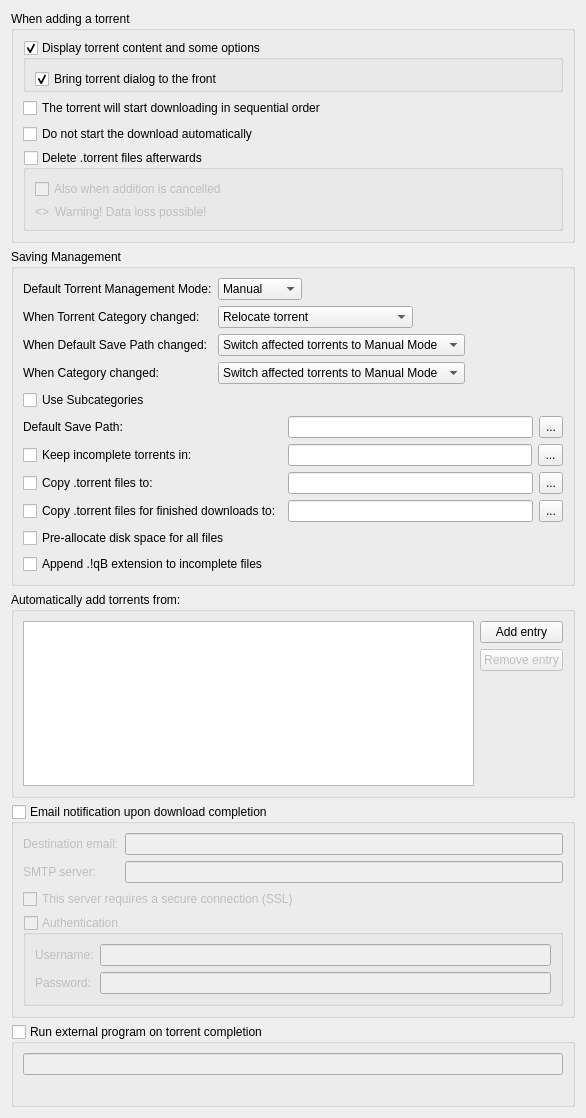
          <widget class="QWidget" name="scrollAreaWidgetContents_2">
           <property name="geometry">
            <rect>
             <x>0</x>
             <y>0</y>
             <width>586</width>
             <height>1118</height>
            </rect>
           </property>
           <layout class="QVBoxLayout" name="verticalLayout">
            <item>
             <widget class="QGroupBox" name="torrentAdditionBox">
              <property name="title">
               <string>When adding a torrent</string>
              </property>
              <layout class="QVBoxLayout" name="torrentAdditionBoxLayout">
               <item>
                <widget class="QGroupBox" name="checkAdditionDialog">
                 <property name="title">
                  <string>Display torrent content and some options</string>
                 </property>
                 <property name="checkable">
                  <bool>true</bool>
                 </property>
                 <layout class="QVBoxLayout" name="verticalLayout_18">
                  <property name="bottomMargin">
                   <number>0</number>
                  </property>
                  <item>
                   <widget class="QCheckBox" name="checkAdditionDialogFront">
                    <property name="text">
                     <string>Bring torrent dialog to the front</string>
                    </property>
                    <property name="checked">
                     <bool>true</bool>
                    </property>
                   </widget>
                  </item>
                 </layout>
                </widget>
               </item>
               <item>
                <widget class="QCheckBox" name="checkStartSequential">
                 <property name="text">
                  <string comment="The torrent will start downloading in sequential order">The torrent will start downloading in sequential order</string>
                 </property>
                </widget>
               </item>
               <item>
                <widget class="QCheckBox" name="checkStartPaused">
                 <property name="text">
                  <string comment="The torrent will be added to download list in pause state">Do not start the download automatically</string>
                 </property>
                </widget>
               </item>
               <item>
                <widget class="QGroupBox" name="deleteTorrentBox">
                 <property name="toolTip">
                  <string>Should the .torrent file be deleted after adding it</string>
                 </property>
                 <property name="title">
                  <string>Delete .torrent files afterwards </string>
                 </property>
                 <property name="checkable">
                  <bool>true</bool>
                 </property>
                 <property name="checked">
                  <bool>false</bool>
                 </property>
                 <layout class="QVBoxLayout" name="deleteTorrentBoxLayout">
                  <item>
                   <widget class="QCheckBox" name="deleteCancelledTorrentBox">
                    <property name="toolTip">
                     <string>Also delete .torrent files whose addition was cancelled</string>
                    </property>
                    <property name="text">
                     <string>Also when addition is cancelled</string>
                    </property>
                   </widget>
                  </item>
                  <item>
                   <layout class="QHBoxLayout" name="deleteTorrentWarningLayout">
                    <item>
                     <widget class="QLabel" name="deleteTorrentWarningIcon">
                      <property name="sizePolicy">
                       <sizepolicy hsizetype="Fixed" vsizetype="Preferred">
                        <horstretch>0</horstretch>
                        <verstretch>0</verstretch>
                       </sizepolicy>
                      </property>
                      <property name="text">
                       <string notr="true">&lt;&gt;</string>
                      </property>
                     </widget>
                    </item>
                    <item>
                     <widget class="QLabel" name="deleteTorrentWarningLabel">
                      <property name="text">
                       <string>Warning! Data loss possible!</string>
                      </property>
                     </widget>
                    </item>
                   </layout>
                  </item>
                 </layout>
                </widget>
               </item>
              </layout>
             </widget>
            </item>
            <item>
             <widget class="QGroupBox" name="groupSavingManagement">
              <property name="title">
               <string>Saving Management</string>
              </property>
              <layout class="QVBoxLayout" name="groupSavingManagementLayout">
               <item>
                <layout class="QGridLayout" name="gridLayout_3">
                 <item row="0" column="0">
                  <widget class="QLabel" name="label_40">
                   <property name="text">
                    <string>Default Torrent Management Mode:</string>
                   </property>
                  </widget>
                 </item>
                 <item row="0" column="1">
                  <layout class="QHBoxLayout" name="horizontalLayout_70">
                   <property name="spacing">
                    <number>10</number>
                   </property>
                   <item>
                    <widget class="QComboBox" name="comboSavingMode">
                     <property name="toolTip">
                      <string>Automatic mode means that various torrent properties (e.g. save path) will be decided by the associated category</string>
                     </property>
                     <item>
                      <property name="text">
                       <string>Manual</string>
                      </property>
                     </item>
                     <item>
                      <property name="text">
                       <string>Automatic</string>
                      </property>
                     </item>
                    </widget>
                   </item>
                   <item>
                    <spacer name="horizontalSpacer_160">
                     <property name="orientation">
                      <enum>Qt::Horizontal</enum>
                     </property>
                     <property name="sizeHint" stdset="0">
                      <size>
                       <width>40</width>
                       <height>20</height>
                      </size>
                     </property>
                    </spacer>
                   </item>
                  </layout>
                 </item>
                 <item row="1" column="0">
                  <widget class="QLabel" name="labelTorrentCategoryChanged">
                   <property name="text">
                    <string>When Torrent Category changed:</string>
                   </property>
                  </widget>
                 </item>
                 <item row="1" column="1">
                  <layout class="QHBoxLayout" name="horizontalLayout_14">
                   <item>
                    <widget class="QComboBox" name="comboTorrentCategoryChanged">
                     <item>
                      <property name="text">
                       <string>Relocate torrent</string>
                      </property>
                     </item>
                     <item>
                      <property name="text">
                       <string>Switch torrent to Manual Mode</string>
                      </property>
                     </item>
                    </widget>
                   </item>
                   <item>
                    <spacer name="horizontalSpacer_17">
                     <property name="orientation">
                      <enum>Qt::Horizontal</enum>
                     </property>
                     <property name="sizeHint" stdset="0">
                      <size>
                       <width>40</width>
                       <height>20</height>
                      </size>
                     </property>
                    </spacer>
                   </item>
                  </layout>
                 </item>
                 <item row="2" column="0">
                  <widget class="QLabel" name="labelCategoryDefaultPathChanged">
                   <property name="text">
                    <string>When Default Save Path changed:</string>
                   </property>
                  </widget>
                 </item>
                 <item row="2" column="1">
                  <layout class="QHBoxLayout" name="horizontalLayout_15">
                   <item>
                    <widget class="QComboBox" name="comboCategoryDefaultPathChanged">
                     <property name="currentIndex">
                      <number>1</number>
                     </property>
                     <item>
                      <property name="text">
                       <string>Relocate affected torrents</string>
                      </property>
                     </item>
                     <item>
                      <property name="text">
                       <string>Switch affected torrents to Manual Mode</string>
                      </property>
                     </item>
                    </widget>
                   </item>
                   <item>
                    <spacer name="horizontalSpacer_18">
                     <property name="orientation">
                      <enum>Qt::Horizontal</enum>
                     </property>
                     <property name="sizeHint" stdset="0">
                      <size>
                       <width>40</width>
                       <height>20</height>
                      </size>
                     </property>
                    </spacer>
                   </item>
                  </layout>
                 </item>
                 <item row="3" column="0">
                  <widget class="QLabel" name="labelCategoryChanged">
                   <property name="text">
                    <string>When Category changed:</string>
                   </property>
                  </widget>
                 </item>
                 <item row="3" column="1">
                  <layout class="QHBoxLayout" name="horizontalLayout_17">
                   <item>
                    <widget class="QComboBox" name="comboCategoryChanged">
                     <property name="currentIndex">
                      <number>1</number>
                     </property>
                     <item>
                      <property name="text">
                       <string>Relocate affected torrents</string>
                      </property>
                     </item>
                     <item>
                      <property name="text">
                       <string>Switch affected torrents to Manual Mode</string>
                      </property>
                     </item>
                    </widget>
                   </item>
                   <item>
                    <spacer name="horizontalSpacer_19">
                     <property name="orientation">
                      <enum>Qt::Horizontal</enum>
                     </property>
                     <property name="sizeHint" stdset="0">
                      <size>
                       <width>40</width>
                       <height>20</height>
                      </size>
                     </property>
                    </spacer>
                   </item>
                  </layout>
                 </item>
                </layout>
               </item>
               <item>
                <widget class="QCheckBox" name="checkUseSubcategories">
                 <property name="text">
                  <string>Use Subcategories</string>
                 </property>
                </widget>
               </item>
               <item>
                <layout class="QGridLayout" name="gridLayout_4">
                 <item row="0" column="0">
                  <widget class="QLabel" name="labelSavePath">
                   <property name="text">
                    <string>Default Save Path:</string>
                   </property>
                  </widget>
                 </item>
                 <item row="0" column="1">
                  <layout class="QHBoxLayout" name="horizontalLayout_10">
                   <item>
                    <widget class="QLineEdit" name="textSavePath">
                     <property name="sizePolicy">
                      <sizepolicy hsizetype="Expanding" vsizetype="Fixed">
                       <horstretch>0</horstretch>
                       <verstretch>0</verstretch>
                      </sizepolicy>
                     </property>
                     <property name="text">
                      <string/>
                     </property>
                    </widget>
                   </item>
                   <item>
                    <widget class="QToolButton" name="browseSaveDirButton">
                     <property name="enabled">
                      <bool>true</bool>
                     </property>
                     <property name="minimumSize">
                      <size>
                       <width>22</width>
                       <height>22</height>
                      </size>
                     </property>
                     <property name="maximumSize">
                      <size>
                       <width>25</width>
                       <height>27</height>
                      </size>
                     </property>
                     <property name="text">
                      <string notr="true">...</string>
                     </property>
                    </widget>
                   </item>
                  </layout>
                 </item>
                 <item row="1" column="0">
                  <widget class="QCheckBox" name="checkTempFolder">
                   <property name="text">
                    <string>Keep incomplete torrents in:</string>
                   </property>
                  </widget>
                 </item>
                 <item row="1" column="1">
                  <layout class="QHBoxLayout" name="horizontalLayout_111">
                   <item>
                    <widget class="QLineEdit" name="textTempPath"/>
                   </item>
                   <item>
                    <widget class="QToolButton" name="browseTempDirButton">
                     <property name="sizePolicy">
                      <sizepolicy hsizetype="Fixed" vsizetype="Fixed">
                       <horstretch>25</horstretch>
                       <verstretch>27</verstretch>
                      </sizepolicy>
                     </property>
                     <property name="minimumSize">
                      <size>
                       <width>22</width>
                       <height>22</height>
                      </size>
                     </property>
                     <property name="maximumSize">
                      <size>
                       <width>25</width>
                       <height>27</height>
                      </size>
                     </property>
                     <property name="text">
                      <string notr="true">...</string>
                     </property>
                    </widget>
                   </item>
                  </layout>
                 </item>
                 <item row="2" column="0">
                  <widget class="QCheckBox" name="checkExportDir">
                   <property name="text">
                    <string>Copy .torrent files to:</string>
                   </property>
                  </widget>
                 </item>
                 <item row="2" column="1">
                  <layout class="QHBoxLayout" name="horizontalLayout_12">
                   <item>
                    <widget class="QLineEdit" name="textExportDir"/>
                   </item>
                   <item>
                    <widget class="QToolButton" name="browseExportDirButton">
                     <property name="minimumSize">
                      <size>
                       <width>22</width>
                       <height>22</height>
                      </size>
                     </property>
                     <property name="maximumSize">
                      <size>
                       <width>25</width>
                       <height>27</height>
                      </size>
                     </property>
                     <property name="text">
                      <string notr="true">...</string>
                     </property>
                    </widget>
                   </item>
                  </layout>
                 </item>
                 <item row="3" column="0">
                  <widget class="QCheckBox" name="checkExportDirFin">
                   <property name="text">
                    <string>Copy .torrent files for finished downloads to:</string>
                   </property>
                  </widget>
                 </item>
                 <item row="3" column="1">
                  <layout class="QHBoxLayout" name="horizontalLayout_13">
                   <item>
                    <widget class="QLineEdit" name="textExportDirFin"/>
                   </item>
                   <item>
                    <widget class="QToolButton" name="browseExportDirFinButton">
                     <property name="minimumSize">
                      <size>
                       <width>22</width>
                       <height>22</height>
                      </size>
                     </property>
                     <property name="maximumSize">
                      <size>
                       <width>25</width>
                       <height>27</height>
                      </size>
                     </property>
                     <property name="text">
                      <string notr="true">...</string>
                     </property>
                    </widget>
                   </item>
                  </layout>
                 </item>
                </layout>
               </item>
               <item>
                <widget class="QCheckBox" name="checkPreallocateAll">
                 <property name="text">
                  <string>Pre-allocate disk space for all files</string>
                 </property>
                </widget>
               </item>
               <item>
                <widget class="QCheckBox" name="checkAppendqB">
                 <property name="text">
                  <string>Append .!qB extension to incomplete files</string>
                 </property>
                </widget>
               </item>
              </layout>
             </widget>
            </item>
            <item>
             <widget class="QGroupBox" name="groupBox_2">
              <property name="title">
               <string>Automatically add torrents from:</string>
              </property>
              <layout class="QVBoxLayout" name="verticalLayout_38">
               <item>
                <layout class="QHBoxLayout" name="horizontalLayout_16">
                 <item>
                  <widget class="QTreeView" name="scanFoldersView">
                   <property name="sizePolicy">
                    <sizepolicy hsizetype="Expanding" vsizetype="Expanding">
                     <horstretch>0</horstretch>
                     <verstretch>1</verstretch>
                    </sizepolicy>
                   </property>
                   <property name="minimumSize">
                    <size>
                     <width>250</width>
                     <height>150</height>
                    </size>
                   </property>
                   <property name="editTriggers">
                    <set>QAbstractItemView::AllEditTriggers</set>
                   </property>
                   <property name="selectionMode">
                    <enum>QAbstractItemView::SingleSelection</enum>
                   </property>
                   <property name="selectionBehavior">
                    <enum>QAbstractItemView::SelectRows</enum>
                   </property>
                   <property name="textElideMode">
                    <enum>Qt::ElideNone</enum>
                   </property>
                   <property name="rootIsDecorated">
                    <bool>false</bool>
                   </property>
                   <attribute name="headerDefaultSectionSize">
                    <number>80</number>
                   </attribute>
                   <attribute name="headerStretchLastSection">
                    <bool>false</bool>
                   </attribute>
                  </widget>
                 </item>
                 <item>
                  <layout class="QVBoxLayout" name="verticalLayout_37">
                   <item>
                    <widget class="QPushButton" name="addScanFolderButton">
                     <property name="text">
                      <string>Add entry</string>
                     </property>
                    </widget>
                   </item>
                   <item>
                    <widget class="QPushButton" name="removeScanFolderButton">
                     <property name="enabled">
                      <bool>false</bool>
                     </property>
                     <property name="text">
                      <string>Remove entry</string>
                     </property>
                    </widget>
                   </item>
                   <item>
                    <spacer name="verticalSpacer_6">
                     <property name="orientation">
                      <enum>Qt::Vertical</enum>
                     </property>
                     <property name="sizeHint" stdset="0">
                      <size>
                       <width>20</width>
                       <height>40</height>
                      </size>
                     </property>
                    </spacer>
                   </item>
                  </layout>
                 </item>
                </layout>
               </item>
              </layout>
             </widget>
            </item>
            <item>
             <widget class="QGroupBox" name="groupMailNotification">
              <property name="title">
               <string>Email notification upon download completion</string>
              </property>
              <property name="checkable">
               <bool>true</bool>
              </property>
              <property name="checked">
               <bool>false</bool>
              </property>
              <layout class="QVBoxLayout" name="verticalLayout_171">
               <item>
                <layout class="QGridLayout" name="gridLayout_9">
                 <item row="0" column="1">
                  <widget class="QLineEdit" name="dest_email_txt"/>
                 </item>
                 <item row="0" column="0">
                  <widget class="QLabel" name="label_2">
                   <property name="text">
                    <string>Destination email:</string>
                   </property>
                  </widget>
                 </item>
                 <item row="1" column="0">
                  <widget class="QLabel" name="label_3">
                   <property name="text">
                    <string>SMTP server:</string>
                   </property>
                  </widget>
                 </item>
                 <item row="1" column="1">
                  <widget class="QLineEdit" name="smtp_server_txt"/>
                 </item>
                </layout>
               </item>
               <item>
                <widget class="QCheckBox" name="checkSmtpSSL">
                 <property name="text">
                  <string>This server requires a secure connection (SSL)</string>
                 </property>
                </widget>
               </item>
               <item>
                <widget class="QGroupBox" name="groupMailNotifAuth">
                 <property name="title">
                  <string>Authentication</string>
                 </property>
                 <property name="checkable">
                  <bool>true</bool>
                 </property>
                 <property name="checked">
                  <bool>false</bool>
                 </property>
                 <layout class="QFormLayout" name="formLayout_2">
                  <item row="0" column="0">
                   <widget class="QLabel" name="label_7">
                    <property name="text">
                     <string>Username:</string>
                    </property>
                   </widget>
                  </item>
                  <item row="0" column="1">
                   <widget class="QLineEdit" name="mailNotifUsername"/>
                  </item>
                  <item row="1" column="0">
                   <widget class="QLabel" name="label_8">
                    <property name="text">
                     <string>Password:</string>
                    </property>
                   </widget>
                  </item>
                  <item row="1" column="1">
                   <widget class="QLineEdit" name="mailNotifPassword">
                    <property name="echoMode">
                     <enum>QLineEdit::Password</enum>
                    </property>
                   </widget>
                  </item>
                 </layout>
                </widget>
               </item>
              </layout>
             </widget>
            </item>
            <item>
             <widget class="QGroupBox" name="autoRunBox">
              <property name="title">
               <string>Run external program on torrent completion</string>
              </property>
              <property name="checkable">
               <bool>true</bool>
              </property>
              <property name="checked">
               <bool>false</bool>
              </property>
              <layout class="QVBoxLayout" name="verticalLayout_19">
               <item>
                <widget class="QLineEdit" name="autoRun_txt"/>
               </item>
               <item>
                <widget class="QLabel" name="autoRun_param">
                 <property name="wordWrap">
                  <bool>true</bool>
                 </property>
                </widget>
               </item>
              </layout>
             </widget>
            </item>
           </layout>
          </widget>
